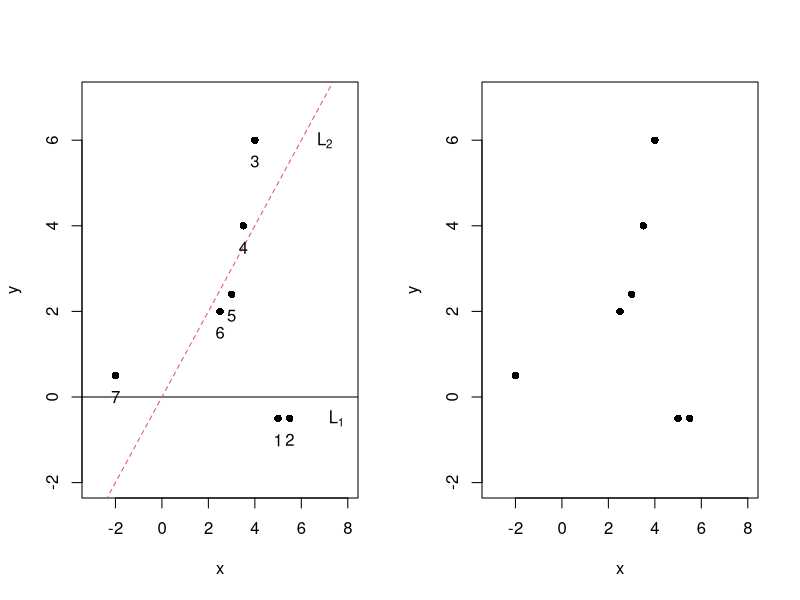

Source code (R): (Note: this script raises an error after producing the figure.)
#for example 1.1 Figure one part (a) by Y. Zuo on 03/07/22
##############Part a#####################################################
x=c(5, 5.5, 4, 3.5, 3, 2.5, -2)
y=c(-.5, -.5, 6, 4, 2.4, 2, .5)
m1=cbind(x,y)
par(mfrow=c(1,2))
plot(m1, pch=16, xlim=c(-3,8), ylim=c(-2, 7))
abline(0,0, lty=1, col=1, lwd=1)
abline(0, 1, lty=2, col=2, lwd=1)
text(x, y-0.5, as.character(seq(1:7)))
text(7.5, -.5, expression('L'[1]))
text(7, 6, expression('L'[2]))

p=dim(m1)[2]
plot(m1, pch=16, xlim=c(-3,8), ylim=c(-2, 7))
fit1<-ltsReg(m1[,1:(p-1)], m1[,p])
beta_ltsReg=as.numeric(fit1$coefficients) 
abline(fit1$coefficients[[1]], fit1$coefficients[[2]], col=1, lty=1, lwd=1)
betalts=AA1_main_lts(m1, 1/2, 1, 500, 0.001)
abline(betalts,lty=2, col=2, lwd=1)
fit2<-lm(m1[,2]~m1[,1]) #p is assume to be 2
abline(fit2, col=3, lty=3, lwd=1)
text(x, y-0.5, as.character(seq(1:7)))
#text(8, -1, expression('L'[1]))
#text(7, 7.2, expression('L'[2]))
text(6.7, 1.8, expression ('LTS-ltsReg'))
text(6.7, 6.5, expression('LST-AA1'))
text(7.3, 2.5, expression('LS'))
legend(-2.5, 6.5, legend=c(#expression('L'[1]),expression('L'[2]), 
                           "LTS-ltsReg", "LTS-AA1", "LS"),    
       col=1:3, lty=1:3, cex=0.6,
       title="Line types", text.font=3, bg='lightblue')

#####part b#######################################################
######Part (b)
#alpha=1/2     #cut-off value alpha
#N=500               # the total iteration number allowed
#c=0                #c=0,initial beta is rep(0, p);c=1,it is by LS; c=2, it is by LTS.

n=7; p=2#
epsilon=0.3; n1=floor(epsilon*n)
m1=rmvnorm(n, mean=(rep(0, p)),sigma=matrix(c(1, 0.88, 0.88, 1), ncol=2, byrow=T))
#m11=m1 #this steps are to fix a random a wanted(nice) data set so that to add text 
#m1=m11
par(mfrow=c(1,2))  
plot(m1[,1], m1[,2], xlim=c(-3,8), ylim=c(-2, 7), xlab="x-axis", ylab="y-axis", pch=20)
fit0<-ltsReg(m1[,1:(p-1)], m1[,p])
abline(fit0$coefficients[[1]], fit0$coefficients[[2]], col=1, lty=1, lwd=1)
abline(AA1_main_lts(m1, 1/2, 1, 500, 0.001), col=2, lty=2, lwd=1)
#abline(AA1_main_lts(m1,1,500, 0, 0.001), col=2, lty=2, lwd=1)
fit2<-lm(m1[,2]~m1[,1]) #p is assume to be 2
abline(fit2, col=3, lty=3, lwd=1)

text(6,4, expression("LTS-ltsReg"))
text(5,5., expression("LS"))
text(3.4, 6, expression("LTS-AA1"))

legend(-2.5, 6.5, legend=c("LTS-ltsReg", "LST-AA1", "LS"),    
       col=1:3, lty=1:3, cex=0.6,
       title="Line types", text.font=3, bg='lightblue')

if(n1>=1)
{
  m2=rmvnorm(n1, mean=c(7,-2),sigma=diag(rep(0.1, p)))
  m1[sample(1:n,n1),]<-m2 
}

#m21=m1 #this steps are to fix a random a wanted(nice) data set so that to add text 
#m1=m21
plot(m1[,1], m1[,2], xlim=c(-3,8), ylim=c(-2, 7), xlab="x-axis", ylab="y-axis", pch=20)
fit1<-ltsReg(m1[,1:(p-1)], m1[,p])
abline(fit1$coefficients[[1]], fit1$coefficients[[2]], col=1, lty=1, lwd=1)
abline(AA1_main_lts(m1,1/2, 1, 500,0.001), col=2, lty=2, lwd=1)
fit2<-lm(m1[,2]~m1[,1]) #p is assume to be 2
abline(fit2, col=3, lty=3, lwd=1)

text(4., -1.6, expression ('LTS-ltsReg'))
text(6, 5.7, expression('LTS-AA1'))
text(4, 0, expression('LS'))

legend(-2.5, 6.5, legend=c("LTS-ltsReg", "LTS-AA1", "LS"),    
       col=1:3, lty=1:3, cex=0.6,
       title="Line types", text.font=3, bg='lightblue')
